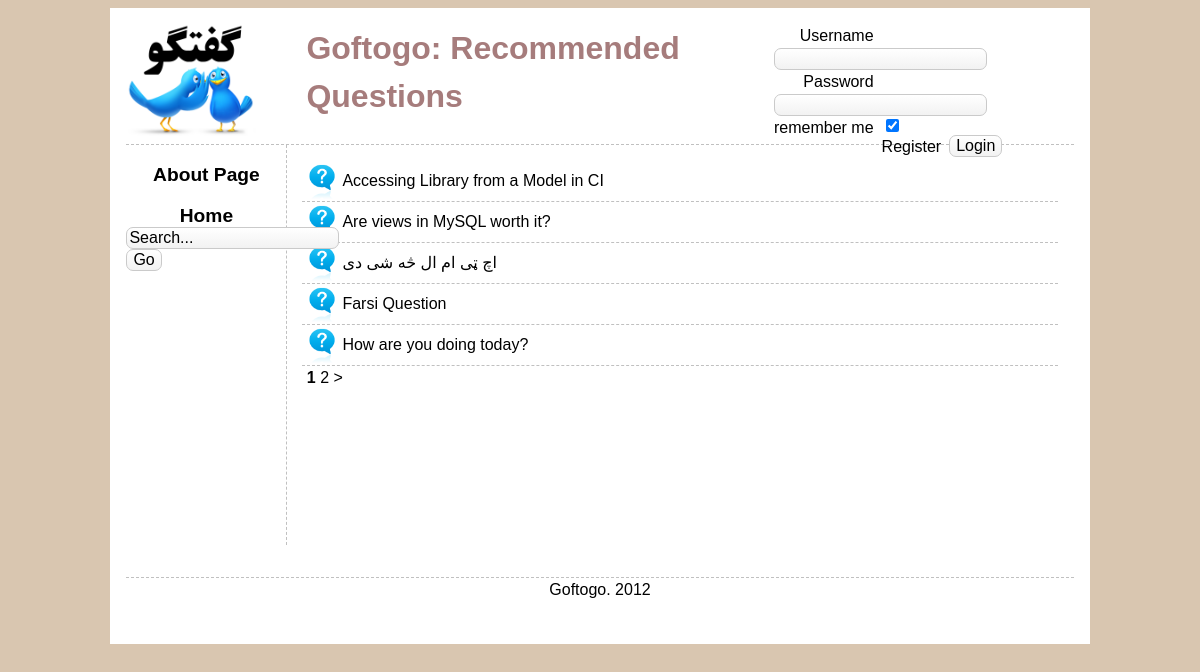
The page / on the database its author committed.
### tables this page shows
CREATE TABLE IF NOT EXISTS `Question` (
  `questionID` int(11) NOT NULL AUTO_INCREMENT,
  `catID` int(11) DEFAULT NULL,
  `userID` int(11) DEFAULT NULL,
  `title` varchar(140) NOT NULL,
  `body` text NOT NULL,
  `rank` int(11) NOT NULL DEFAULT '0',
  `date` datetime DEFAULT NULL,
  PRIMARY KEY (`questionID`)
);

### application/controllers/main.php (called while the page is built, shortened)
<?php
class Main extends CI_Controller {
	public function __construct() {
		$this -> load -> model('question_model');
		$this -> load -> model('answer_model');
	}
	public function _loadviews($body_view, $data) {
		$this -> load -> view('templates/header', $data);
		$this -> load -> view('header/default');
		$this -> load -> view('leftnav/default');
		$this -> load -> view('body/' . $body_view, $data);
		$this -> load -> view('templates/footer');
	}
	public function home() {
		$this -> questions();
	}
	public function questions($offset = 0) {
		$config['base_url'] = site_url('main/questions/');
		$config['per_page'] = 5;
		$data['questions'] = $this -> question_model -> get_list($offset, $config['per_page']);
		$config['total_rows'] = $this -> question_model -> get_count();
		$this -> pagination -> initialize($config);
		$data['pagelinks'] = $this -> pagination -> create_links();
		$data['title'] = 'Goftogo: Recommended Questions';
		$this -> _loadviews('qlist', $data);
	}
}

### index.php (called while the page is built, shortened)
<?php
require_once BASEPATH.'core/CodeIgniter.php';

### application/models/question_model.php (called while the page is built, shortened)
<?php
class Question_model extends CI_Model {
	public function get_list($offset, $limit, $filter = array()) {
		$this -> db -> select('questionID,title');
		$this -> db -> where($this->filter($filter));
		$query = $this -> db -> get('Question', $limit, $offset);
		return $query -> result();
	}
	public function get_count($filter = array()) {
		$this -> db -> from('Question');
		return $this -> db -> count_all_results();
	}
	private function filter($filter) {
		return array();
	}
}

### application/views/body/qlist.php (the view)
<div id="body">
<?php foreach ($questions as $question): ?>
	<div class="question">
		<?php echo anchor('main/qshow/'.$question->questionID,$question->title); ?>
	</div>
<?php endforeach ?>
<div class="pagination">
<?php echo($pagelinks);?>
</div>
</div>

### application/views/templates/header.php (shortened to what this page needs)
<html>
<head>
<link rel="stylesheet" href="<?php echo base_url('css/main.css');?>" type="text/css" media="screen"/>
<link rel="stylesheet" href="<?php echo base_url('css/form.css');?>" type="text/css" media="screen"/>
</head>
<body>
<div id="container">

### application/views/header/default.php
<div id="header">
<div id="loginbox">
	<?php
		echo form_open("user/login/",array('id'=>'form'));
	    echo '<div class="field_container">';
	    echo form_label('Username','username');
		$attribute = array("id" => "username",
						   "name" => "username",
						   "value" => set_value('username'));
		echo form_input($attribute);
		$attribute = array("id" => "password",
						   "name" => "password",
						   "value" => '');
		echo '</div>';
		echo '<div class="field_container">';
		echo form_label('Password','password');
		echo form_password($attribute);
		echo '</div>';
		echo '<div class="field_container">';
				echo form_label('remember me','remember');
		echo form_checkbox('remember', 'remember', TRUE);
		echo '</div>';
		echo '<div class="field_container">';
		$attribute = array("id" => "login",
						   "name" => "login",
						   "value" => "Login");
		echo anchor("user/register/","Register");
		echo form_submit($attribute);
		echo '</div>';
        echo form_close(); ?>
</div>
<h1>
<?php
     if (isset($title))
       echo($title);
     else echo("Goftogo");
?>
</h1>
</div>

### application/views/leftnav/default.php
<div id="leftnav">
<ul>
<?php
	echo '<li>'.anchor('main/view/about',"About Page").'</li>' ;
	echo '<li>'.anchor('',"Home").'</li>'
?>
</ul>
<form id="form">
	<input type="text" value="Search..." onfocus="if (this.value == 'Search...') {this.value = '';}" onblur="if (this.value == '') {this.value = 'Search...';}" />
	<input type="button" class="submit" value="Go" />
</form>
</div>

### application/views/templates/footer.php
<div id="footer">
Goftogo. 2012
</div>
</div>
</body>
</html>

### css/main.css (style rules this page uses)
body { background: #D9C6B0; font: normal 100% sans-serif; line-height: 1.5; color: black; }
a { text-decoration: none; color: black; cursor: pointer; }
h1, h2, h3, h4, h5, h6 { text-decoration: none; color: #A67C7C; margin: 0; padding: 0; }
h1 { font: normal 180%; }
#container { background: #FFF; padding: 1em; width: 80%; min-width: 800px; min-height: 600px; margin-left: auto; margin-right: auto; }
#header { height: 120px; float: top; padding-left: 180px; border-bottom: 1px dashed silver; background: transparent url(../img/logo.png) no-repeat top left; background-size: 130px; }
#header #loginbox { width: 300px; float: right; margin: 0; padding: 0 ; }
#leftnav { float: left; margin: 0; padding: 0; width: 10em; border-right: 1px dashed silver; min-height: 400px; }
#leftnav ul { font: normal 120% sans-serif; list-style-type: none; overflow: hidden; margin: 0; padding: 0; }
#leftnav li { text-align: center; font-weight: bold; padding-top: 1em; }
#body { margin-left: 10em; min-height :400px; padding: 1em; }
#footer { clear: left; height: 50px; text-align: center; border-top: 1px dashed silver; float: bottom; }
.question, .answer, .comment { border-bottom-width: 1px; border-bottom-style: dashed; border-color: silver; padding: 0.5em; text-align: justify; }
.question { padding-left: 2.5em; background: transparent url(../img/icons/question.png) no-repeat top left; background-size: 40px; }

### css/form.css (style rules this page uses)
#form label { display: block; float: left; padding-right: 0.5em; text-align: right; width: 100px; font-size: 100%; }
#form a { float: left; padding-right: 0.5em; text-align: left; }
#form input { -moz-border-radius: 7px; -webkit-border-radius: 7px; background-color: #eaeaea; background: -moz-linear-gradient(top, #ffffff, #f2f2f2); background: -webkit-gradient(linear, left top, left bottom, color-stop(0.0, #ffffff), color-stop(1.0, #f2f2f2)); border: 1px solid #cacaca; font-family: inherit; font-size: 100%; }

### rows shown on the page
question: questionID+title "Accessing Library from a Model in CI"
question: questionID+title "Are views in MySQL worth it?"
question: questionID+title "اچ ټی ام ال څه شی دی"
question: questionID+title "Farsi Question"
question: questionID+title "How are you doing today?"

### other values the page prints
form_label('Username','username') "Username"
form_label('Password','password') "Password"
form_label('remember me','remember') "remember me"
anchor("user/register/","Register") "Register"
$title "Goftogo: Recommended Questions"
anchor('main/view/about',"About Page") "About Page"
anchor('',"Home") "Home"
$pagelinks "1 2 >"
